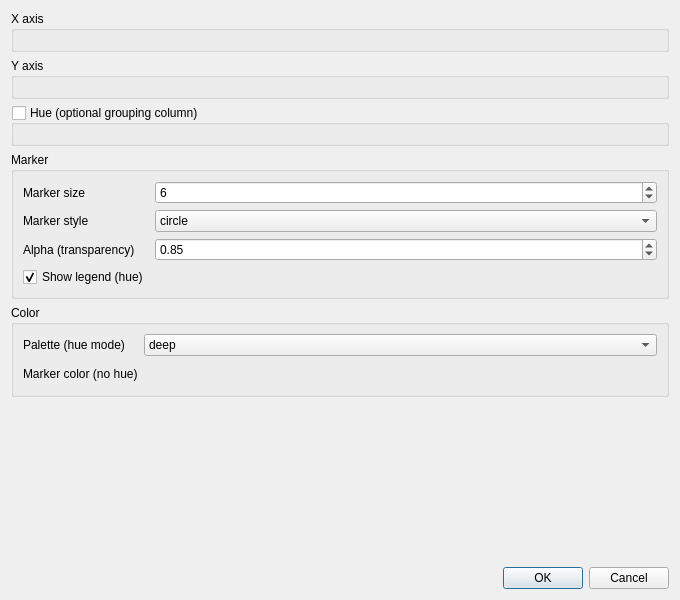
<?xml version="1.0" encoding="UTF-8"?>
<ui version="4.0">
 <class>DAChartAddStatsScatterplotWidget</class>
 <widget class="QWidget" name="DAChartAddStatsScatterplotWidget">
  <property name="geometry">
   <rect>
    <x>0</x>
    <y>0</y>
    <width>680</width>
    <height>600</height>
   </rect>
  </property>
  <property name="windowTitle">
   <string>Stats Scatterplot Settings</string>
  </property>
  <layout class="QVBoxLayout" name="verticalLayoutMain">
   <item>
    <widget class="QGroupBox" name="groupBoxXData">
     <property name="title">
      <string>X axis</string>
     </property>
     <property name="flat">
      <bool>true</bool>
     </property>
     <layout class="QVBoxLayout" name="verticalLayoutXData">
      <item>
       <widget class="DA::DAChartSeriesSelectWidget" name="selectWidgetXData"/>
      </item>
     </layout>
    </widget>
   </item>
   <item>
    <widget class="QGroupBox" name="groupBoxYData">
     <property name="title">
      <string>Y axis</string>
     </property>
     <property name="flat">
      <bool>true</bool>
     </property>
     <layout class="QVBoxLayout" name="verticalLayoutYData">
      <item>
       <widget class="DA::DAChartSeriesSelectWidget" name="selectWidgetYData"/>
      </item>
     </layout>
    </widget>
   </item>
   <item>
    <widget class="QGroupBox" name="groupBoxHue">
     <property name="title">
      <string>Hue (optional grouping column)</string>
     </property>
     <property name="flat">
      <bool>true</bool>
     </property>
     <property name="checkable">
      <bool>true</bool>
     </property>
     <property name="checked">
      <bool>false</bool>
     </property>
     <layout class="QVBoxLayout" name="verticalLayoutHue">
      <item>
       <widget class="DA::DAChartSeriesSelectWidget" name="selectWidgetHue"/>
      </item>
     </layout>
    </widget>
   </item>
   <item>
    <widget class="QGroupBox" name="groupBoxOptions">
     <property name="title">
      <string>Marker</string>
     </property>
     <property name="flat">
      <bool>true</bool>
     </property>
     <layout class="QFormLayout" name="formLayoutOptions">
      <item row="0" column="0">
       <widget class="QLabel" name="labelSize">
        <property name="text">
         <string>Marker size</string>
        </property>
       </widget>
      </item>
      <item row="0" column="1">
       <widget class="QSpinBox" name="spinBoxSize">
        <property name="minimum">
         <number>1</number>
        </property>
        <property name="maximum">
         <number>100</number>
        </property>
        <property name="value">
         <number>6</number>
        </property>
       </widget>
      </item>
      <item row="1" column="0">
       <widget class="QLabel" name="labelStyle">
        <property name="text">
         <string>Marker style</string>
        </property>
       </widget>
      </item>
      <item row="1" column="1">
       <widget class="QComboBox" name="comboBoxStyle">
        <item>
         <property name="text">
          <string>circle</string>
         </property>
        </item>
        <item>
         <property name="text">
          <string>square</string>
         </property>
        </item>
        <item>
         <property name="text">
          <string>diamond</string>
         </property>
        </item>
        <item>
         <property name="text">
          <string>triangle</string>
         </property>
        </item>
        <item>
         <property name="text">
          <string>cross</string>
         </property>
        </item>
        <item>
         <property name="text">
          <string>plus</string>
         </property>
        </item>
        <item>
         <property name="text">
          <string>star</string>
         </property>
        </item>
       </widget>
      </item>
      <item row="2" column="0">
       <widget class="QLabel" name="labelAlpha">
        <property name="text">
         <string>Alpha (transparency)</string>
        </property>
       </widget>
      </item>
      <item row="2" column="1">
       <widget class="QDoubleSpinBox" name="doubleSpinBoxAlpha">
        <property name="minimum">
         <double>0.050000000000000</double>
        </property>
        <property name="maximum">
         <double>1.000000000000000</double>
        </property>
        <property name="singleStep">
         <double>0.050000000000000</double>
        </property>
        <property name="value">
         <double>0.850000000000000</double>
        </property>
       </widget>
      </item>
      <item row="3" column="0">
       <widget class="QCheckBox" name="checkBoxLegend">
        <property name="text">
         <string>Show legend (hue)</string>
        </property>
        <property name="checked">
         <bool>true</bool>
        </property>
       </widget>
      </item>
     </layout>
    </widget>
   </item>
   <item>
    <widget class="QGroupBox" name="groupBoxColor">
     <property name="title">
      <string>Color</string>
     </property>
     <property name="flat">
      <bool>true</bool>
     </property>
     <layout class="QFormLayout" name="formLayoutColor">
      <item row="0" column="0">
       <widget class="QLabel" name="labelPalette">
        <property name="text">
         <string>Palette (hue mode)</string>
        </property>
       </widget>
      </item>
      <item row="0" column="1">
       <widget class="QComboBox" name="comboBoxPalette">
        <item>
         <property name="text">
          <string>deep</string>
         </property>
        </item>
        <item>
         <property name="text">
          <string>muted</string>
         </property>
        </item>
        <item>
         <property name="text">
          <string>pastel</string>
         </property>
        </item>
        <item>
         <property name="text">
          <string>bright</string>
         </property>
        </item>
        <item>
         <property name="text">
          <string>dark</string>
         </property>
        </item>
        <item>
         <property name="text">
          <string>colorblind</string>
         </property>
        </item>
       </widget>
      </item>
      <item row="1" column="0">
       <widget class="QLabel" name="labelColor">
        <property name="text">
         <string>Marker color (no hue)</string>
        </property>
       </widget>
      </item>
      <item row="1" column="1">
       <widget class="DA::DAColorPickerButton" name="colorButton">
        <property name="minimumSize">
         <size>
          <width>40</width>
          <height>20</height>
         </size>
        </property>
        <property name="text">
         <string/>
        </property>
        <property name="autoRaise">
         <bool>true</bool>
        </property>
       </widget>
      </item>
     </layout>
    </widget>
   </item>
   <item>
    <spacer name="verticalSpacer">
     <property name="orientation">
      <enum>Qt::Vertical</enum>
     </property>
     <property name="sizeHint" stdset="0">
      <size>
       <width>20</width>
       <height>40</height>
      </size>
     </property>
    </spacer>
   </item>
   <item>
    <widget class="QDialogButtonBox" name="buttonBox">
     <property name="standardButtons">
      <set>QDialogButtonBox::Cancel|QDialogButtonBox::Ok</set>
     </property>
    </widget>
   </item>
  </layout>
 </widget>
 <customwidgets>
  <customwidget>
   <class>DA::DAChartSeriesSelectWidget</class>
   <extends>QWidget</extends>
   <header>DAChartSeriesSelectWidget.h</header>
  </customwidget>
  <customwidget>
   <class>DA::DAColorPickerButton</class>
   <extends>QToolButton</extends>
   <header>DAColorPickerButton.h</header>
  </customwidget>
 </customwidgets>
 <resources/>
 <connections/>
</ui>
